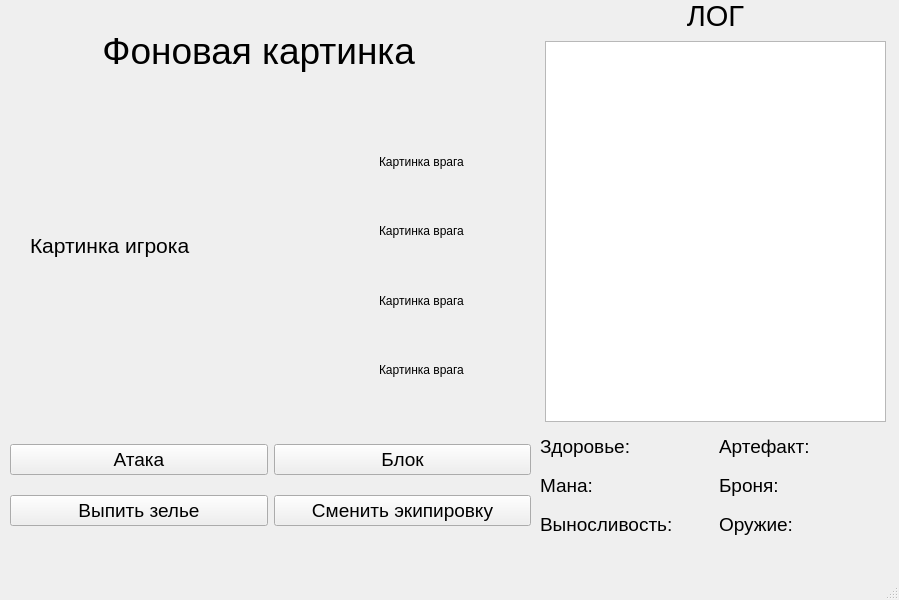
<?xml version="1.0" encoding="UTF-8"?>
<ui version="4.0">
 <class>MainWindow</class>
 <widget class="QMainWindow" name="MainWindow">
  <property name="geometry">
   <rect>
    <x>0</x>
    <y>0</y>
    <width>899</width>
    <height>600</height>
   </rect>
  </property>
  <property name="windowTitle">
   <string>MainWindow</string>
  </property>
  <widget class="QWidget" name="centralwidget">
   <widget class="QWidget" name="gridLayoutWidget">
    <property name="geometry">
     <rect>
      <x>10</x>
      <y>430</y>
      <width>521</width>
      <height>111</height>
     </rect>
    </property>
    <layout class="QGridLayout" name="gridLayout_2">
     <item row="0" column="1">
      <widget class="QPushButton" name="pushButton_2">
       <property name="font">
        <font>
         <pointsize>14</pointsize>
        </font>
       </property>
       <property name="text">
        <string>Блок</string>
       </property>
      </widget>
     </item>
     <item row="1" column="1">
      <widget class="QPushButton" name="pushButton">
       <property name="font">
        <font>
         <pointsize>14</pointsize>
        </font>
       </property>
       <property name="text">
        <string>Сменить экипировку</string>
       </property>
      </widget>
     </item>
     <item row="0" column="0">
      <widget class="QPushButton" name="pushButton_3">
       <property name="font">
        <font>
         <pointsize>14</pointsize>
        </font>
       </property>
       <property name="text">
        <string>Атака</string>
       </property>
      </widget>
     </item>
     <item row="1" column="0">
      <widget class="QPushButton" name="pushButton_4">
       <property name="font">
        <font>
         <pointsize>14</pointsize>
        </font>
       </property>
       <property name="text">
        <string>Выпить зелье</string>
       </property>
      </widget>
     </item>
    </layout>
   </widget>
   <widget class="QWidget" name="gridLayoutWidget_2">
    <property name="geometry">
     <rect>
      <x>540</x>
      <y>430</y>
      <width>351</width>
      <height>111</height>
     </rect>
    </property>
    <layout class="QGridLayout" name="gridLayout_3">
     <item row="1" column="0">
      <widget class="QLabel" name="label">
       <property name="font">
        <font>
         <pointsize>14</pointsize>
        </font>
       </property>
       <property name="text">
        <string>Мана:</string>
       </property>
      </widget>
     </item>
     <item row="0" column="0">
      <widget class="QLabel" name="label_2">
       <property name="font">
        <font>
         <pointsize>14</pointsize>
        </font>
       </property>
       <property name="text">
        <string>Здоровье:</string>
       </property>
      </widget>
     </item>
     <item row="0" column="1">
      <widget class="QLabel" name="label_3">
       <property name="font">
        <font>
         <pointsize>14</pointsize>
        </font>
       </property>
       <property name="text">
        <string>Артефакт:</string>
       </property>
      </widget>
     </item>
     <item row="1" column="1">
      <widget class="QLabel" name="label_4">
       <property name="font">
        <font>
         <pointsize>14</pointsize>
        </font>
       </property>
       <property name="text">
        <string>Броня:</string>
       </property>
      </widget>
     </item>
     <item row="2" column="0">
      <widget class="QLabel" name="label_5">
       <property name="font">
        <font>
         <pointsize>14</pointsize>
        </font>
       </property>
       <property name="text">
        <string>Выносливость:</string>
       </property>
      </widget>
     </item>
     <item row="2" column="1">
      <widget class="QLabel" name="label_6">
       <property name="font">
        <font>
         <pointsize>14</pointsize>
        </font>
       </property>
       <property name="text">
        <string>Оружие:</string>
       </property>
      </widget>
     </item>
    </layout>
   </widget>
   <widget class="QLabel" name="label_7">
    <property name="geometry">
     <rect>
      <x>550</x>
      <y>0</y>
      <width>331</width>
      <height>31</height>
     </rect>
    </property>
    <property name="font">
     <font>
      <pointsize>22</pointsize>
     </font>
    </property>
    <property name="layoutDirection">
     <enum>Qt::LeftToRight</enum>
    </property>
    <property name="text">
     <string>                 ЛОГ</string>
    </property>
   </widget>
   <widget class="QTextBrowser" name="textBrowser">
    <property name="geometry">
     <rect>
      <x>545</x>
      <y>41</y>
      <width>341</width>
      <height>381</height>
     </rect>
    </property>
   </widget>
   <widget class="QLabel" name="label_8">
    <property name="geometry">
     <rect>
      <x>10</x>
      <y>10</y>
      <width>511</width>
      <height>81</height>
     </rect>
    </property>
    <property name="font">
     <font>
      <pointsize>28</pointsize>
     </font>
    </property>
    <property name="text">
     <string>         Фоновая картинка</string>
    </property>
   </widget>
   <widget class="QWidget" name="verticalLayoutWidget">
    <property name="geometry">
     <rect>
      <x>379</x>
      <y>130</y>
      <width>131</width>
      <height>271</height>
     </rect>
    </property>
    <layout class="QVBoxLayout" name="verticalLayout">
     <item>
      <widget class="QLabel" name="label_9">
       <property name="text">
        <string>Картинка врага</string>
       </property>
      </widget>
     </item>
     <item>
      <widget class="QLabel" name="label_12">
       <property name="text">
        <string>Картинка врага</string>
       </property>
      </widget>
     </item>
     <item>
      <widget class="QLabel" name="label_11">
       <property name="text">
        <string>Картинка врага</string>
       </property>
      </widget>
     </item>
     <item>
      <widget class="QLabel" name="label_10">
       <property name="text">
        <string>Картинка врага</string>
       </property>
      </widget>
     </item>
    </layout>
   </widget>
   <widget class="QLabel" name="label_13">
    <property name="geometry">
     <rect>
      <x>30</x>
      <y>170</y>
      <width>171</width>
      <height>151</height>
     </rect>
    </property>
    <property name="font">
     <font>
      <pointsize>16</pointsize>
     </font>
    </property>
    <property name="text">
     <string>Картинка игрока</string>
    </property>
   </widget>
  </widget>
  <widget class="QMenuBar" name="menubar">
   <property name="geometry">
    <rect>
     <x>0</x>
     <y>0</y>
     <width>899</width>
     <height>21</height>
    </rect>
   </property>
  </widget>
  <widget class="QStatusBar" name="statusbar"/>
 </widget>
 <resources>
  <include location="../Downloads/8adf1971-08eb-465a-8b04-690f08204b6f_450.qrc"/>
 </resources>
 <connections/>
</ui>
